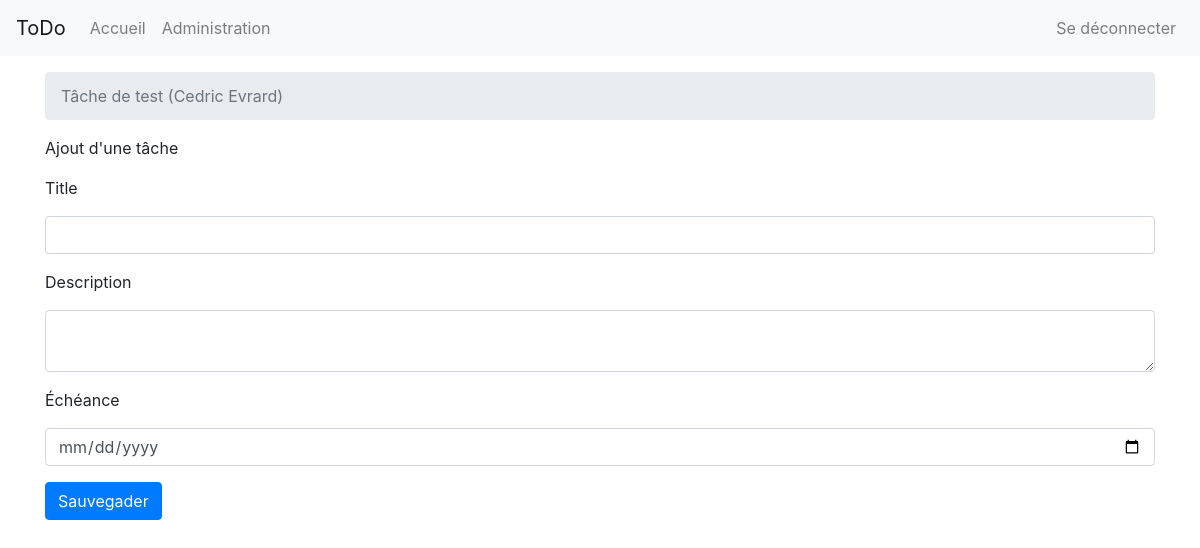
Screenshot of /admin/3/add (signed in) with the database file from the repository.
### app/models/user.py (models this page shows, shortened)
class User(UserMixin, db.Model):
    __tablename__ = 'users'
    id              = db.Column(db.Integer, primary_key=True)
    username        = db.Column(db.String(80), unique=True, nullable=False)
    password_hash   = db.Column(db.String(128), nullable=False)
    firstname       = db.Column(db.String(40), nullable=False)
    lastname        = db.Column(db.String(40), nullable=False)
    birthday        = db.Column(db.DateTime(), nullable=False)
    email           = db.Column(db.String(60), nullable=False)
    account_level   = db.Column(db.Integer, nullable=False, default=0)
    is_locked       = db.Column(db.Boolean, nullable=False, default=False)
    tasks           = db.relationship('Task', backref='author', lazy='dynamic')

### app/routes/admin_todo.py (the view)
@app.route('/admin/<user_id>/add', methods=['GET', 'POST'])
@login_required
def admin_task_add(user_id):
    if (not is_administrator()):
        return render_template('404.html.j2'), 404
    form = TaskForm()
    if form.validate_on_submit():
        TaskDataAccess.add_task(
            form.title.data,
            form.description.data,
            form.due_date.data,
            user_id
        )
        return redirect(url_for('admin_task_listing', user_id = user_id))
    else:
        return render_template('todo/add.html.j2', form = form, user = UserDataAccess.get_user(user_id))

### app/forms/taskForm.py
class TaskForm( FlaskForm ):
    id          = HiddenField('id')
    title       = StringField('Title', validators=[
        InputRequired(
            message='Le title de la tâche est requis'
        ),
        Length(
            min=1,
            max =50,
            message='Le title de la tâche doit être compris entre 1 et 50 caractères'
        )])
    description = TextAreaField('Description')
    due_date    = DateField('Échéance', format='%d/%m/%Y', validators=[validators.Optional()])
    submit      = SubmitField('Sauvegader')

### app/__init__.py (called while the page is built)
@login_manager.user_loader
def load_user(userid):
    return User.query.get(int(userid))

### app/data/userDataAccess.py (called while the page is built)
    def get_user(user_id):
        return User.query.filter_by(id = user_id).first()

### app/routes/admin.py (called while the page is built)
def is_administrator():
    return current_user.account_level == 1 or current_user.account_level == 2

### app/templates/todo/add.html.j2 (shortened to what this page needs)
{% from "todo/macro/task-form.html.j2" import task_form with context %}
{% from "todo/macro/user.html.j2" import user_info with context %}
{% from "macro/form-error.html.j2" import form_error with context %}
{% extends "layout.html.j2" %}
{% block body %}
    {{ user_info(user) }}
    <div class="row">
        <div class="col-md">
            <p>Ajout d'une tâche</p>
        </div>
    </div>
    <div class="row">
        <div class="col-md">
            {% if user %}
            <form method="POST" action="/admin/{{ user.id }}/add" novalidate class="mb-4">
            {% else %}
            <form method="POST" action="/add" novalidate class="mb-4">
            {% endif %}
                {{ task_form(form) }}
            </form>
        </div>
    </div>
{% endblock %}

### app/templates/todo/macro/user.html.j2 (shortened to what this page needs)
{% macro user_info(user) %}
{% if user %}
<div class="row">
    <div class="col-md-12">
        <div class="breadcrumb">
            <span class="breadcrumb-item active">Tâche de {{ user.username }} ({{ user.firstname }} {{ user.lastname }})<span>
</div>
{% endif %}
{% endmacro %}

### app/static/css/style.css (style rules this page uses)
html, body { height: 100%; margin: 0; padding-top: 0.1px; font-family: -apple-system, BlinkMacSystemFont, "Segoe UI", "Roboto", "Helvetica Neue", Arial, sans-serif, "Apple Color Emoji", "Segoe UI Emoji", "Segoe UI Symbol"; }

### rows the page displays
User: username "test", firstname "Cedric", lastname "Evrard"

### other values shown
{{ text }} "Accueil Administration Se déconnecter"
